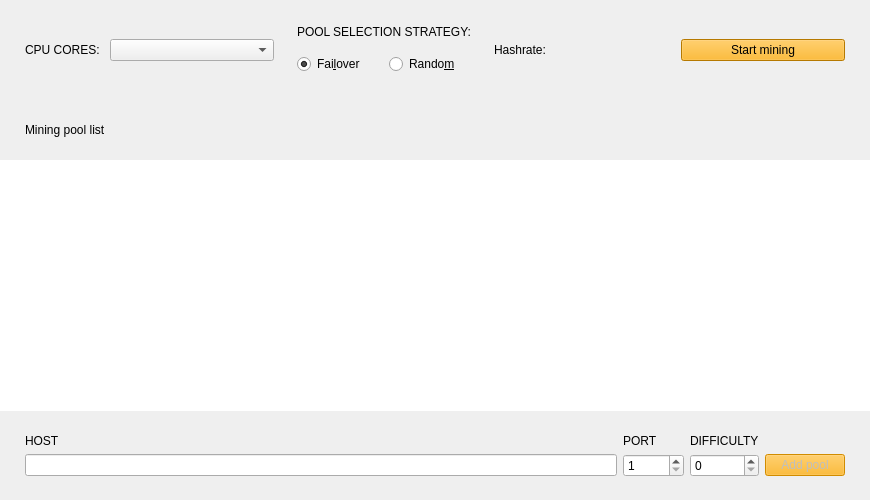
<?xml version="1.0" encoding="UTF-8"?>
<ui version="4.0">
 <class>MiningFrame</class>
 <widget class="QFrame" name="MiningFrame">
  <property name="geometry">
   <rect>
    <x>0</x>
    <y>0</y>
    <width>870</width>
    <height>500</height>
   </rect>
  </property>
  <property name="windowTitle">
   <string>Frame</string>
  </property>
  <property name="frameShape">
   <enum>QFrame::NoFrame</enum>
  </property>
  <property name="frameShadow">
   <enum>QFrame::Raised</enum>
  </property>
  <layout class="QVBoxLayout" name="verticalLayout">
   <property name="spacing">
    <number>0</number>
   </property>
   <property name="leftMargin">
    <number>0</number>
   </property>
   <property name="topMargin">
    <number>0</number>
   </property>
   <property name="rightMargin">
    <number>0</number>
   </property>
   <property name="bottomMargin">
    <number>0</number>
   </property>
   <item>
    <widget class="QFrame" name="m_miningManageFrame">
     <property name="minimumSize">
      <size>
       <width>0</width>
       <height>100</height>
      </size>
     </property>
     <property name="maximumSize">
      <size>
       <width>16777215</width>
       <height>100</height>
      </size>
     </property>
     <property name="frameShape">
      <enum>QFrame::NoFrame</enum>
     </property>
     <property name="frameShadow">
      <enum>QFrame::Raised</enum>
     </property>
     <layout class="QHBoxLayout" name="horizontalLayout">
      <property name="spacing">
       <number>10</number>
      </property>
      <property name="leftMargin">
       <number>25</number>
      </property>
      <property name="topMargin">
       <number>20</number>
      </property>
      <property name="rightMargin">
       <number>25</number>
      </property>
      <property name="bottomMargin">
       <number>20</number>
      </property>
      <item>
       <widget class="QLabel" name="label">
        <property name="sizePolicy">
         <sizepolicy hsizetype="Fixed" vsizetype="Fixed">
          <horstretch>0</horstretch>
          <verstretch>0</verstretch>
         </sizepolicy>
        </property>
        <property name="text">
         <string>CPU CORES:</string>
        </property>
       </widget>
      </item>
      <item>
       <widget class="QComboBox" name="m_cpuCoresCombo"/>
      </item>
      <item>
       <spacer name="horizontalSpacer_2">
        <property name="orientation">
         <enum>Qt::Horizontal</enum>
        </property>
        <property name="sizeType">
         <enum>QSizePolicy::Fixed</enum>
        </property>
        <property name="sizeHint" stdset="0">
         <size>
          <width>13</width>
          <height>20</height>
         </size>
        </property>
       </spacer>
      </item>
      <item>
       <layout class="QVBoxLayout" name="verticalLayout_2">
        <item>
         <widget class="QLabel" name="label_2">
          <property name="sizePolicy">
           <sizepolicy hsizetype="Fixed" vsizetype="Fixed">
            <horstretch>0</horstretch>
            <verstretch>0</verstretch>
           </sizepolicy>
          </property>
          <property name="text">
           <string>POOL SELECTION STRATEGY:</string>
          </property>
         </widget>
        </item>
        <item>
         <layout class="QHBoxLayout" name="horizontalLayout_4">
          <item>
           <widget class="QRadioButton" name="m_failoverStrategyRadio">
            <property name="toolTip">
             <string>Starts mining on the first pool. If it fails chooses the next one.</string>
            </property>
            <property name="text">
             <string>Fai&amp;lover</string>
            </property>
            <property name="checked">
             <bool>true</bool>
            </property>
            <attribute name="buttonGroup">
             <string notr="true">m_poolSelectionStrategyButtonGroup</string>
            </attribute>
           </widget>
          </item>
          <item>
           <widget class="QRadioButton" name="m_randomStrategyRadio">
            <property name="toolTip">
             <string>Chooses random pool from the pool list.</string>
            </property>
            <property name="text">
             <string>Rando&amp;m</string>
            </property>
            <attribute name="buttonGroup">
             <string notr="true">m_poolSelectionStrategyButtonGroup</string>
            </attribute>
           </widget>
          </item>
         </layout>
        </item>
       </layout>
      </item>
      <item>
       <spacer name="horizontalSpacer">
        <property name="orientation">
         <enum>Qt::Horizontal</enum>
        </property>
        <property name="sizeType">
         <enum>QSizePolicy::Fixed</enum>
        </property>
        <property name="sizeHint" stdset="0">
         <size>
          <width>13</width>
          <height>20</height>
         </size>
        </property>
       </spacer>
      </item>
      <item>
       <widget class="QFrame" name="m_hashRateFrame">
        <layout class="QGridLayout" name="gridLayout_2">
         <property name="leftMargin">
          <number>0</number>
         </property>
         <property name="topMargin">
          <number>0</number>
         </property>
         <property name="rightMargin">
          <number>0</number>
         </property>
         <property name="bottomMargin">
          <number>0</number>
         </property>
         <property name="spacing">
          <number>5</number>
         </property>
         <item row="2" column="0">
          <spacer name="verticalSpacer_2">
           <property name="orientation">
            <enum>Qt::Vertical</enum>
           </property>
           <property name="sizeHint" stdset="0">
            <size>
             <width>20</width>
             <height>40</height>
            </size>
           </property>
          </spacer>
         </item>
         <item row="1" column="1" alignment="Qt::AlignLeft">
          <widget class="QLabel" name="m_hashrateLabel">
           <property name="minimumSize">
            <size>
             <width>0</width>
             <height>0</height>
            </size>
           </property>
           <property name="text">
            <string/>
           </property>
          </widget>
         </item>
         <item row="0" column="0">
          <spacer name="verticalSpacer">
           <property name="orientation">
            <enum>Qt::Vertical</enum>
           </property>
           <property name="sizeHint" stdset="0">
            <size>
             <width>20</width>
             <height>40</height>
            </size>
           </property>
          </spacer>
         </item>
         <item row="1" column="0">
          <widget class="QLabel" name="label_7">
           <property name="text">
            <string>Hashrate:</string>
           </property>
           <property name="indent">
            <number>0</number>
           </property>
          </widget>
         </item>
        </layout>
       </widget>
      </item>
      <item>
       <spacer name="horizontalSpacer_3">
        <property name="orientation">
         <enum>Qt::Horizontal</enum>
        </property>
        <property name="sizeType">
         <enum>QSizePolicy::Fixed</enum>
        </property>
        <property name="sizeHint" stdset="0">
         <size>
          <width>13</width>
          <height>20</height>
         </size>
        </property>
       </spacer>
      </item>
      <item>
       <widget class="QPushButton" name="m_startMiningButton">
        <property name="sizePolicy">
         <sizepolicy hsizetype="Fixed" vsizetype="Fixed">
          <horstretch>0</horstretch>
          <verstretch>0</verstretch>
         </sizepolicy>
        </property>
        <property name="minimumSize">
         <size>
          <width>100</width>
          <height>0</height>
         </size>
        </property>
        <property name="maximumSize">
         <size>
          <width>190</width>
          <height>16777215</height>
         </size>
        </property>
        <property name="styleSheet">
         <string notr="true">background-color: rgb(255, 170, 0);</string>
        </property>
        <property name="text">
         <string>Start mining</string>
        </property>
        <property name="checkable">
         <bool>true</bool>
        </property>
       </widget>
      </item>
     </layout>
    </widget>
   </item>
   <item>
    <layout class="QHBoxLayout" name="horizontalLayout_2">
     <property name="leftMargin">
      <number>25</number>
     </property>
     <property name="topMargin">
      <number>20</number>
     </property>
     <property name="rightMargin">
      <number>25</number>
     </property>
     <property name="bottomMargin">
      <number>20</number>
     </property>
     <item>
      <widget class="QLabel" name="label_6">
       <property name="text">
        <string>Mining pool list</string>
       </property>
      </widget>
     </item>
     <item>
      <spacer name="horizontalSpacer_5">
       <property name="orientation">
        <enum>Qt::Horizontal</enum>
       </property>
       <property name="sizeHint" stdset="0">
        <size>
         <width>40</width>
         <height>20</height>
        </size>
       </property>
      </spacer>
     </item>
    </layout>
   </item>
   <item>
    <widget class="WalletGUI::PoolTreeView" name="m_poolView">
     <property name="focusPolicy">
      <enum>Qt::NoFocus</enum>
     </property>
     <property name="frameShape">
      <enum>QFrame::NoFrame</enum>
     </property>
     <property name="sizeAdjustPolicy">
      <enum>QAbstractScrollArea::AdjustToContents</enum>
     </property>
     <property name="showDropIndicator" stdset="0">
      <bool>false</bool>
     </property>
     <property name="dragEnabled">
      <bool>false</bool>
     </property>
     <property name="dragDropOverwriteMode">
      <bool>false</bool>
     </property>
     <property name="dragDropMode">
      <enum>QAbstractItemView::InternalMove</enum>
     </property>
     <property name="defaultDropAction">
      <enum>Qt::MoveAction</enum>
     </property>
     <property name="selectionMode">
      <enum>QAbstractItemView::SingleSelection</enum>
     </property>
     <property name="selectionBehavior">
      <enum>QAbstractItemView::SelectRows</enum>
     </property>
     <property name="verticalScrollMode">
      <enum>QAbstractItemView::ScrollPerPixel</enum>
     </property>
     <attribute name="verticalHeaderVisible">
      <bool>false</bool>
     </attribute>
    </widget>
   </item>
   <item>
    <widget class="QFrame" name="m_addPoolFrame">
     <property name="frameShape">
      <enum>QFrame::NoFrame</enum>
     </property>
     <property name="frameShadow">
      <enum>QFrame::Raised</enum>
     </property>
     <layout class="QGridLayout" name="gridLayout">
      <property name="leftMargin">
       <number>25</number>
      </property>
      <property name="topMargin">
       <number>23</number>
      </property>
      <property name="rightMargin">
       <number>25</number>
      </property>
      <property name="bottomMargin">
       <number>23</number>
      </property>
      <item row="0" column="0">
       <widget class="QLabel" name="label_3">
        <property name="text">
         <string>HOST</string>
        </property>
        <property name="indent">
         <number>0</number>
        </property>
       </widget>
      </item>
      <item row="0" column="1">
       <widget class="QLabel" name="label_4">
        <property name="text">
         <string>PORT</string>
        </property>
        <property name="indent">
         <number>0</number>
        </property>
       </widget>
      </item>
      <item row="0" column="2">
       <widget class="QLabel" name="label_5">
        <property name="text">
         <string>DIFFICULTY</string>
        </property>
        <property name="indent">
         <number>0</number>
        </property>
       </widget>
      </item>
      <item row="1" column="0">
       <widget class="QLineEdit" name="m_newPoolHostEdit">
        <property name="placeholderText">
         <string/>
        </property>
       </widget>
      </item>
      <item row="1" column="1">
       <widget class="QSpinBox" name="m_newPoolPortSpin">
        <property name="specialValueText">
         <string/>
        </property>
        <property name="minimum">
         <number>1</number>
        </property>
        <property name="maximum">
         <number>65535</number>
        </property>
        <property name="value">
         <number>1</number>
        </property>
       </widget>
      </item>
      <item row="1" column="2">
       <widget class="QSpinBox" name="m_difficultySpin">
        <property name="specialValueText">
         <string/>
        </property>
        <property name="maximum">
         <number>999999999</number>
        </property>
        <property name="singleStep">
         <number>1000</number>
        </property>
       </widget>
      </item>
      <item row="1" column="3">
       <widget class="QPushButton" name="m_addPoolButton">
        <property name="enabled">
         <bool>false</bool>
        </property>
        <property name="minimumSize">
         <size>
          <width>80</width>
          <height>0</height>
         </size>
        </property>
        <property name="maximumSize">
         <size>
          <width>80</width>
          <height>16777215</height>
         </size>
        </property>
        <property name="styleSheet">
         <string notr="true">background-color: rgb(255, 170, 0);</string>
        </property>
        <property name="text">
         <string>Add pool</string>
        </property>
       </widget>
      </item>
     </layout>
    </widget>
   </item>
  </layout>
 </widget>
 <customwidgets>
  <customwidget>
   <class>WalletGUI::PoolTreeView</class>
   <extends>QTableView</extends>
   <header>PoolTreeView.h</header>
  </customwidget>
 </customwidgets>
 <resources/>
 <connections>
  <connection>
   <sender>m_poolSelectionStrategyButtonGroup</sender>
   <signal>buttonToggled(QAbstractButton*,bool)</signal>
   <receiver>MiningFrame</receiver>
   <slot>schedulePolicyChanged(QAbstractButton*,bool)</slot>
   <hints>
    <hint type="sourcelabel">
     <x>-1</x>
     <y>-1</y>
    </hint>
    <hint type="destinationlabel">
     <x>408</x>
     <y>248</y>
    </hint>
   </hints>
  </connection>
  <connection>
   <sender>m_startMiningButton</sender>
   <signal>clicked(bool)</signal>
   <receiver>MiningFrame</receiver>
   <slot>startMiningClicked(bool)</slot>
   <hints>
    <hint type="sourcelabel">
     <x>1012</x>
     <y>97</y>
    </hint>
    <hint type="destinationlabel">
     <x>566</x>
     <y>262</y>
    </hint>
   </hints>
  </connection>
  <connection>
   <sender>m_newPoolHostEdit</sender>
   <signal>textChanged(QString)</signal>
   <receiver>MiningFrame</receiver>
   <slot>newPoolUrlChanged()</slot>
   <hints>
    <hint type="sourcelabel">
     <x>409</x>
     <y>348</y>
    </hint>
    <hint type="destinationlabel">
     <x>566</x>
     <y>262</y>
    </hint>
   </hints>
  </connection>
  <connection>
   <sender>m_newPoolPortSpin</sender>
   <signal>valueChanged(int)</signal>
   <receiver>MiningFrame</receiver>
   <slot>newPoolUrlChanged()</slot>
   <hints>
    <hint type="sourcelabel">
     <x>844</x>
     <y>348</y>
    </hint>
    <hint type="destinationlabel">
     <x>566</x>
     <y>262</y>
    </hint>
   </hints>
  </connection>
  <connection>
   <sender>m_addPoolButton</sender>
   <signal>clicked()</signal>
   <receiver>MiningFrame</receiver>
   <slot>addPoolClicked()</slot>
   <hints>
    <hint type="sourcelabel">
     <x>1067</x>
     <y>348</y>
    </hint>
    <hint type="destinationlabel">
     <x>566</x>
     <y>262</y>
    </hint>
   </hints>
  </connection>
  <connection>
   <sender>m_cpuCoresCombo</sender>
   <signal>activated(int)</signal>
   <receiver>MiningFrame</receiver>
   <slot>cpuCoreCountChangedByUser(int)</slot>
   <hints>
    <hint type="sourcelabel">
     <x>166</x>
     <y>40</y>
    </hint>
    <hint type="destinationlabel">
     <x>566</x>
     <y>273</y>
    </hint>
   </hints>
  </connection>
  <connection>
   <sender>m_poolView</sender>
   <signal>clicked(QModelIndex)</signal>
   <receiver>MiningFrame</receiver>
   <slot>deleteClicked(QModelIndex)</slot>
   <hints>
    <hint type="sourcelabel">
     <x>434</x>
     <y>271</y>
    </hint>
    <hint type="destinationlabel">
     <x>434</x>
     <y>249</y>
    </hint>
   </hints>
  </connection>
 </connections>
 <slots>
  <slot>startMiningClicked(bool)</slot>
  <slot>addPoolClicked()</slot>
  <slot>newPoolUrlChanged()</slot>
  <slot>schedulePolicyChanged(QAbstractButton*,bool)</slot>
  <slot>deleteClicked(QModelIndex)</slot>
  <slot>cpuCoreCountChangedByUser(int)</slot>
  <slot>miningOnLockedScreenChecked(bool)</slot>
 </slots>
 <buttongroups>
  <buttongroup name="m_poolSelectionStrategyButtonGroup"/>
 </buttongroups>
</ui>
